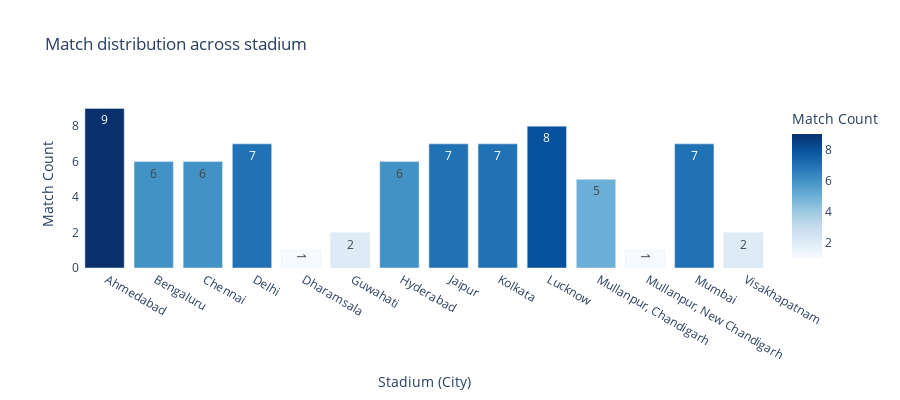

The code cell stored with this chart in its notebook:
### Code cell
import plotly.express as px

# Grouping match count by city
y = df.groupby('Cities')[['MatchName']].count().reset_index()

# Rename columns for clarity (optional)
y.columns = ['City', 'Match Count']

# Create horizontal bar chart using Plotly
fig = px.bar(
    y,
    x='City',
    y='Match Count',
    orientation='v',  # Vertical bars
    title='Match distribution across stadium',
    color='Match Count',
    color_continuous_scale='blues',
    text_auto = True
)

# Customize layout
fig.update_layout(
    showlegend = False,
    yaxis_title="Match Count",
    xaxis_title="Stadium (City)",
    height=400,
    width=900,
    plot_bgcolor='rgba(0,0,0,0)',
    
)

fig.update_traces(
    textposition = 'inside'
)

fig.show()

### Figure 1 — Plotly figure (JSON) as saved in the notebook; plotly's stock layout.template omitted (floating-point values rounded to 4 significant figures)
{"data": [{"alignmentgroup": "True", "hovertemplate": "City=%{x}<br>Match Count=%{marker.color}<extra></extra>", "legendgroup": "", "marker": {"color": [9, 6, 6, 7, 1, 2, 6, 7, 7, 8, 5, 1, 7, 2], "coloraxis": "coloraxis", "pattern": {"shape": ""}}, "name": "", "offsetgroup": "", "orientation": "v", "showlegend": false, "textposition": "inside", "texttemplate": "%{y}", "type": "bar", "x": [" Ahmedabad", " Bengaluru", " Chennai", " Delhi", " Dharamsala", " Guwahati", " Hyderabad", " Jaipur", " Kolkata", " Lucknow", " Mullanpur, Chandigarh", " Mullanpur, New Chandigarh", " Mumbai", " Visakhapatnam"], "xaxis": "x", "y": [9, 6, 6, 7, 1, 2, 6, 7, 7, 8, 5, 1, 7, 2], "yaxis": "y"}], "layout": {"barmode": "relative", "coloraxis": {"colorbar": {"title": {"text": "Match Count"}}, "colorscale": [[0, "rgb(247,251,255)"], [0.125, "rgb(222,235,247)"], [0.25, "rgb(198,219,239)"], [0.375, "rgb(158,202,225)"], [0.5, "rgb(107,174,214)"], [0.625, "rgb(66,146,198)"], [0.75, "rgb(33,113,181)"], [0.875, "rgb(8,81,156)"], [1, "rgb(8,48,107)"]]}, "height": 400, "legend": {"tracegroupgap": 0}, "plot_bgcolor": "rgba(0,0,0,0)", "showlegend": false, "title": {"text": "Match distribution across stadium"}, "width": 900, "xaxis": {"anchor": "y", "domain": [0, 1], "title": {"text": "Stadium (City)"}}, "yaxis": {"anchor": "x", "domain": [0, 1], "title": {"text": "Match Count"}}}}
